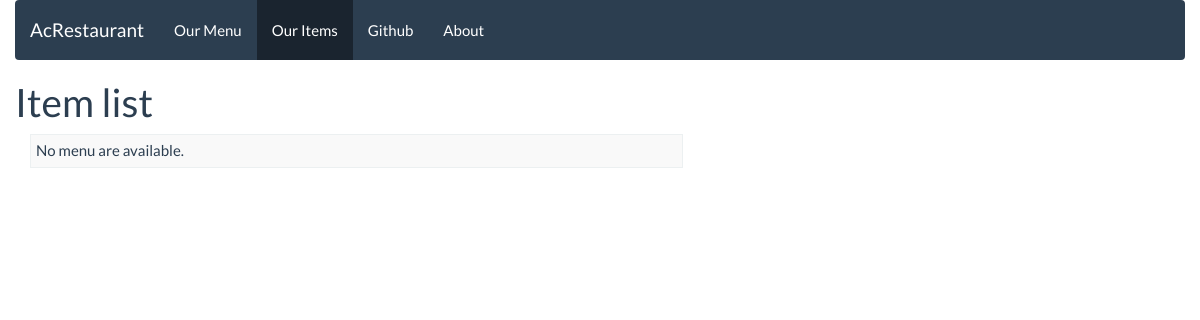
The page /item/ on the database as committed earlier.
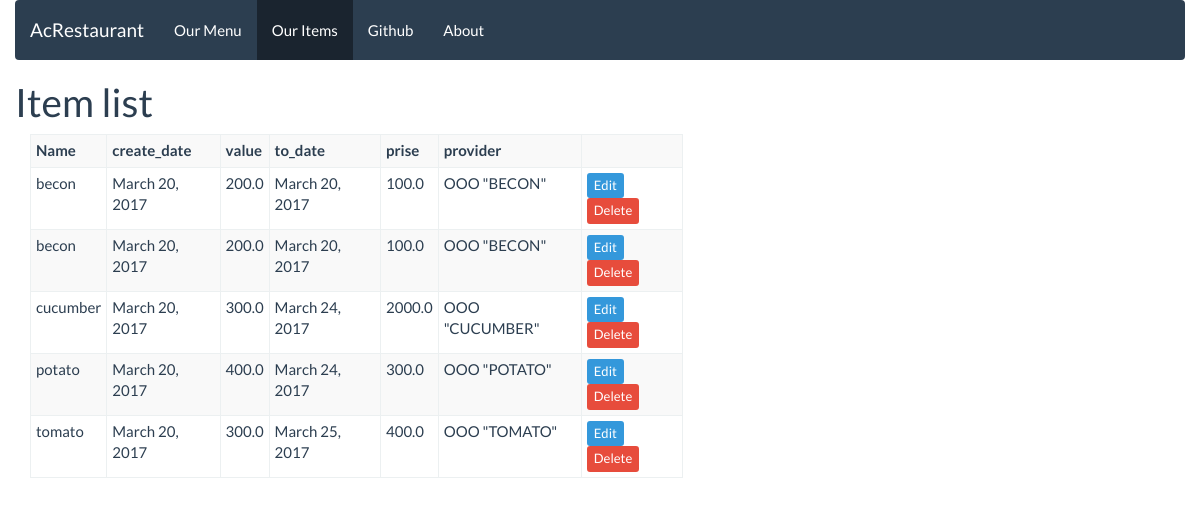
The same page on the database as committed later.
### restaurant_manager/models.py (models this page shows, shortened)
class Item(models.Model):
    name = models.CharField(max_length=100)
    create_date = models.DateField(default=datetime.datetime.now())
    value = models.FloatField(max_length=100)
    to_date = models.DateField(default=datetime.datetime.now())
    prise = models.FloatField(max_length=100)
    provider = models.CharField(max_length=100)

### restaurant_manager/views.py (the view)
# urls.py: url(r'^item/$', views.item_list, name='list'),
def item_list(request):
    items = Item.objects.order_by('name')
    template = loader.get_template('item_list.html')
    context = {
        'items': items
    }
    return HttpResponse(template.render(context,request))

### templates/item_list.html (shortened to what this page needs)
<!DOCTYPE html>
<html lang="en">
<head>
    {% load static %}
    <link rel="stylesheet" type="text/css" href="{% static 'bootstrap\css\bootstrap.css' %}" />
    <link rel="stylesheet" type="text/css" href="{% static 'css/site.css' %}" />
</head>
<body>
<div class="container-fluid">
        <div>
            <nav class="navbar navbar-default">
                <div class="navbar-header">
                    <a class="navbar-brand" href="#">AcRestaurant</a>
                </div>
                <ul class="nav navbar-nav">
                    <li><a href="/menu/">Our Menu</a></li>
                    <li class="active"><a href="/item/" onclick="location.reload()">Our Items</a></li>
                    <li><a onclick="location.reload()">Github</a></li>
                    <li><a href="#">About</a></li>
                </ul>
            </nav>
        </div>
        <div>
<h1>Item list</h1>
            <div class="col-md-7">
<table class="table table-striped table-condensed table-bordered table-hover"border="1px" cellpadding="0" cellspacing="0">
{% if items %}
    <tr>
        <th>Name         </th>
        <th>create_date </th>
        <th>value       </th>
        <th>to_date     </th>
        <th>prise       </th>
        <th>provider    </th>
        <th></th>
    </tr>
    {% for item in items %}
        <tr>
            <td>{{ item.name }}</td>
            <td>{{ item.create_date }}</td>
            <td>{{ item.value }}</td>
            <td>{{ item.to_date }}</td>
            <td>{{ item.prise }}</td>
            <td>{{ item.provider }}</td>
            <td><a class="btn btn-xs btn-info" href="/item/{{ item.id }}">Edit</a>
                <a class="btn btn-xs btn-danger" href="{% url 'item_delete' item.id %}">Delete</a>
            </td>
        </tr>
    {% endfor %}
{% else %}
    <tr><td>No menu are available.</td></tr>
{% endif %}
</table>
            </div>
</div>
</body>
</html>

Rows that differ between the two databases and show on the page:
added Item: name "becon", create_date "March 20, 2017", value "200.0", to_date "March 20, 2017", prise "100.0", provider "OOO \"BECON\""
added Item: name "becon", create_date "March 20, 2017", value "200.0", to_date "March 20, 2017", prise "100.0", provider "OOO \"BECON\""
added Item: name "cucumber", create_date "March 20, 2017", value "300.0", to_date "March 24, 2017", prise "2000.0", provider "OOO \"CUCUMBER\""
added Item: name "potato", create_date "March 20, 2017", value "400.0", to_date "March 24, 2017", prise "300.0", provider "OOO \"POTATO\""
added Item: name "tomato", create_date "March 20, 2017", value "300.0", to_date "March 25, 2017", prise "400.0", provider "OOO \"TOMATO\""
Other text that changed with them:
text no longer shown: "No menu are available."
text now shown: "Name create_date value to_date prise provider"
